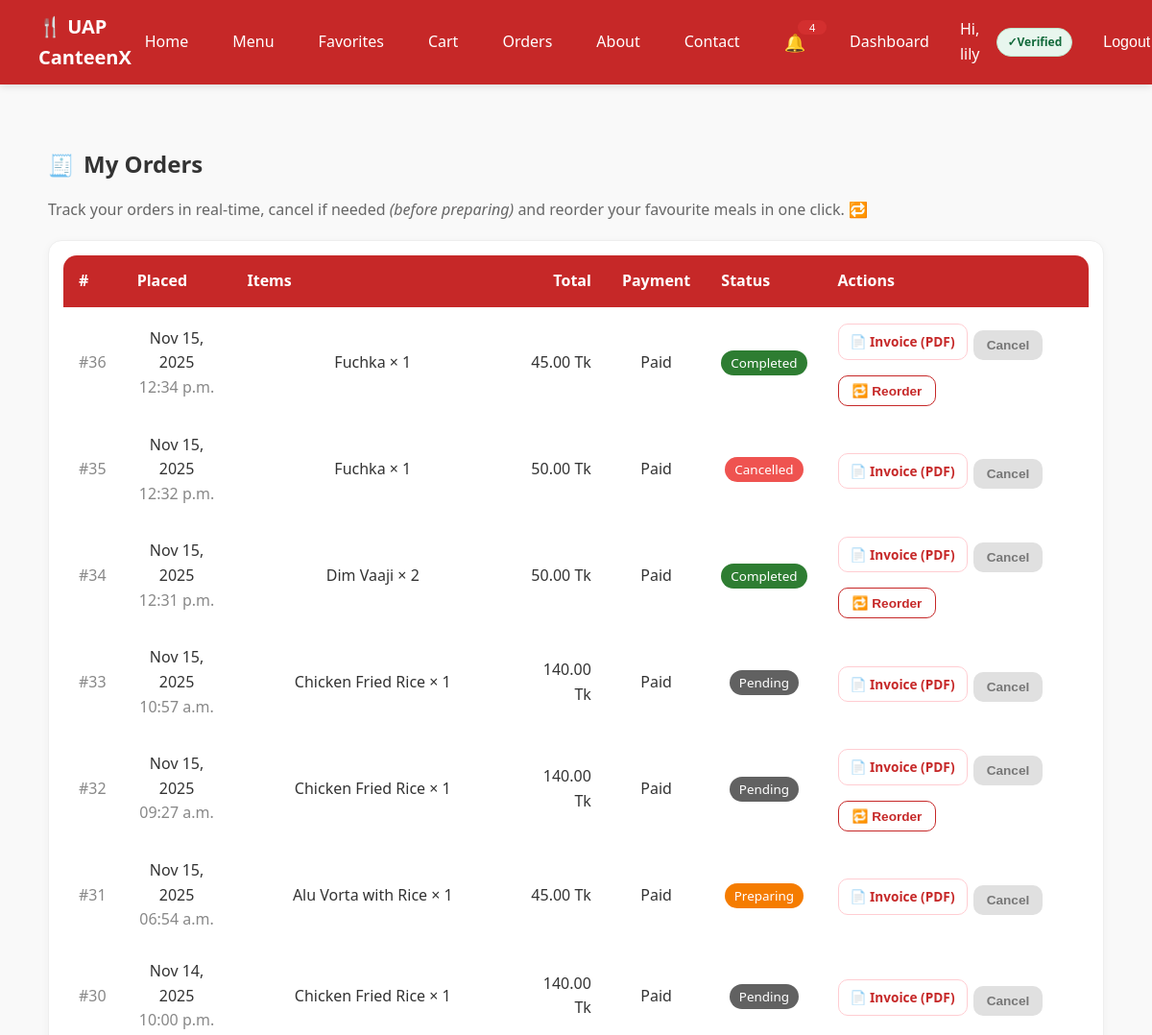
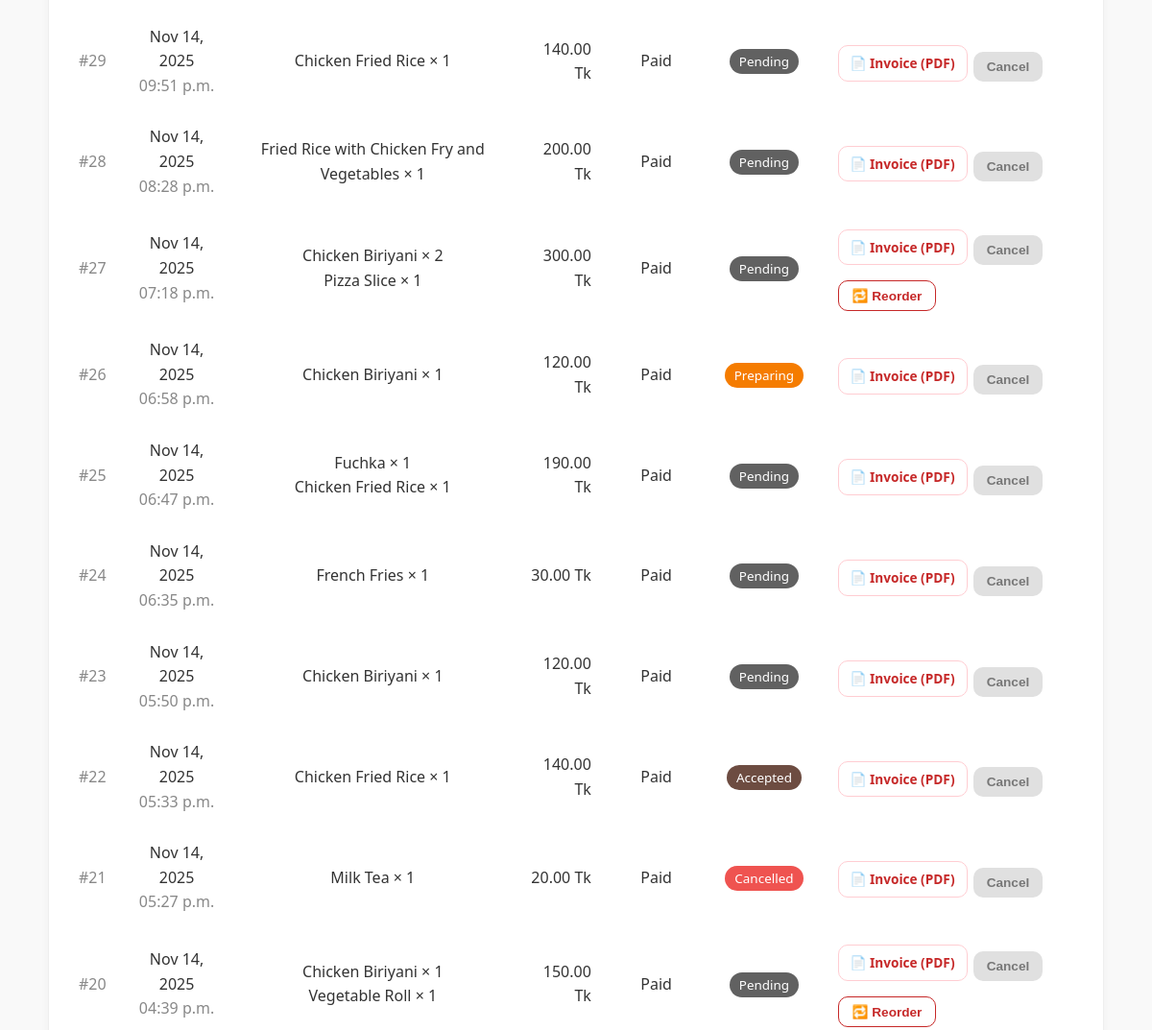
Before: /orders/ (signed in, upper part) with the older database file (2 pictures, top to bottom).
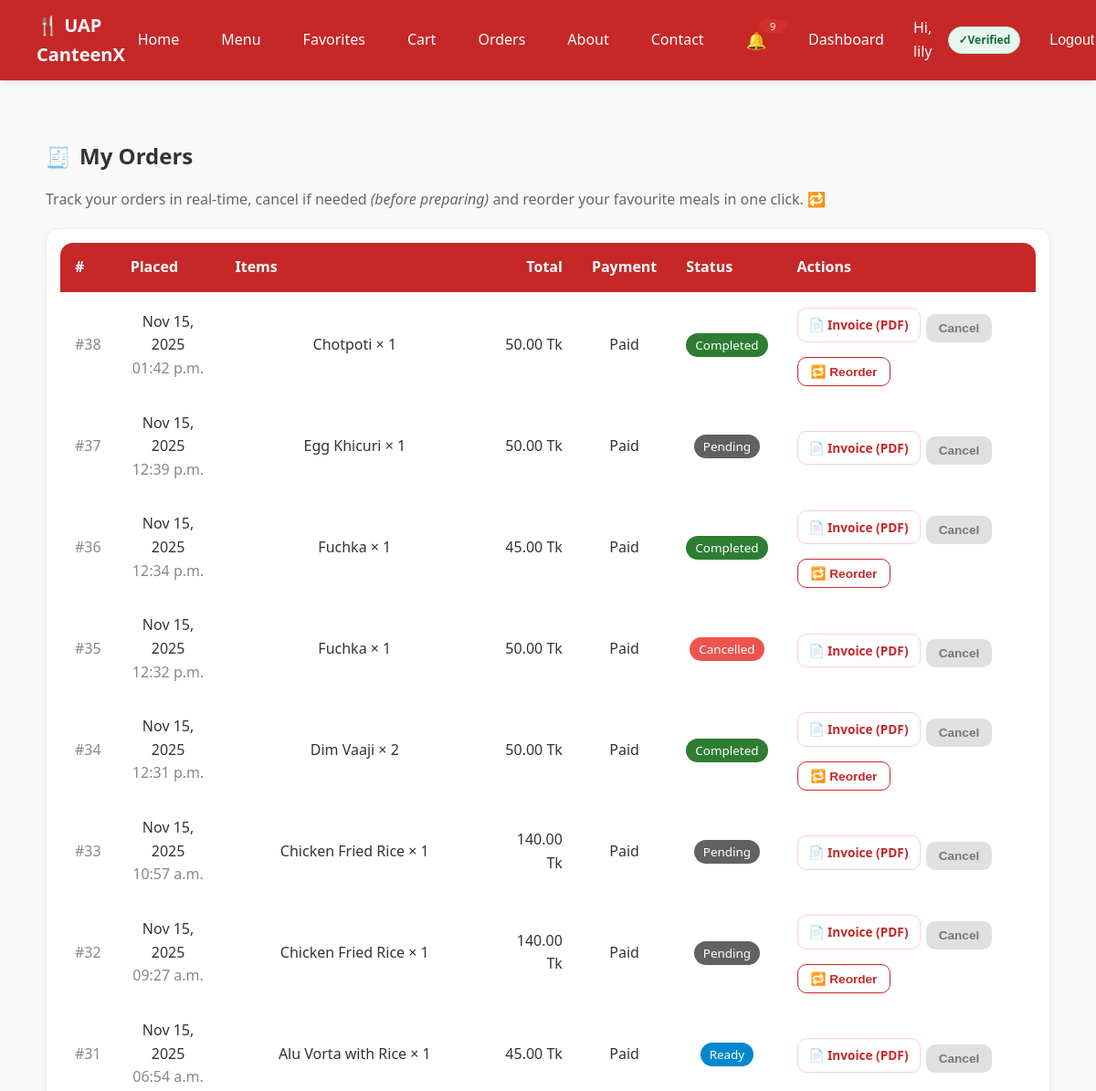
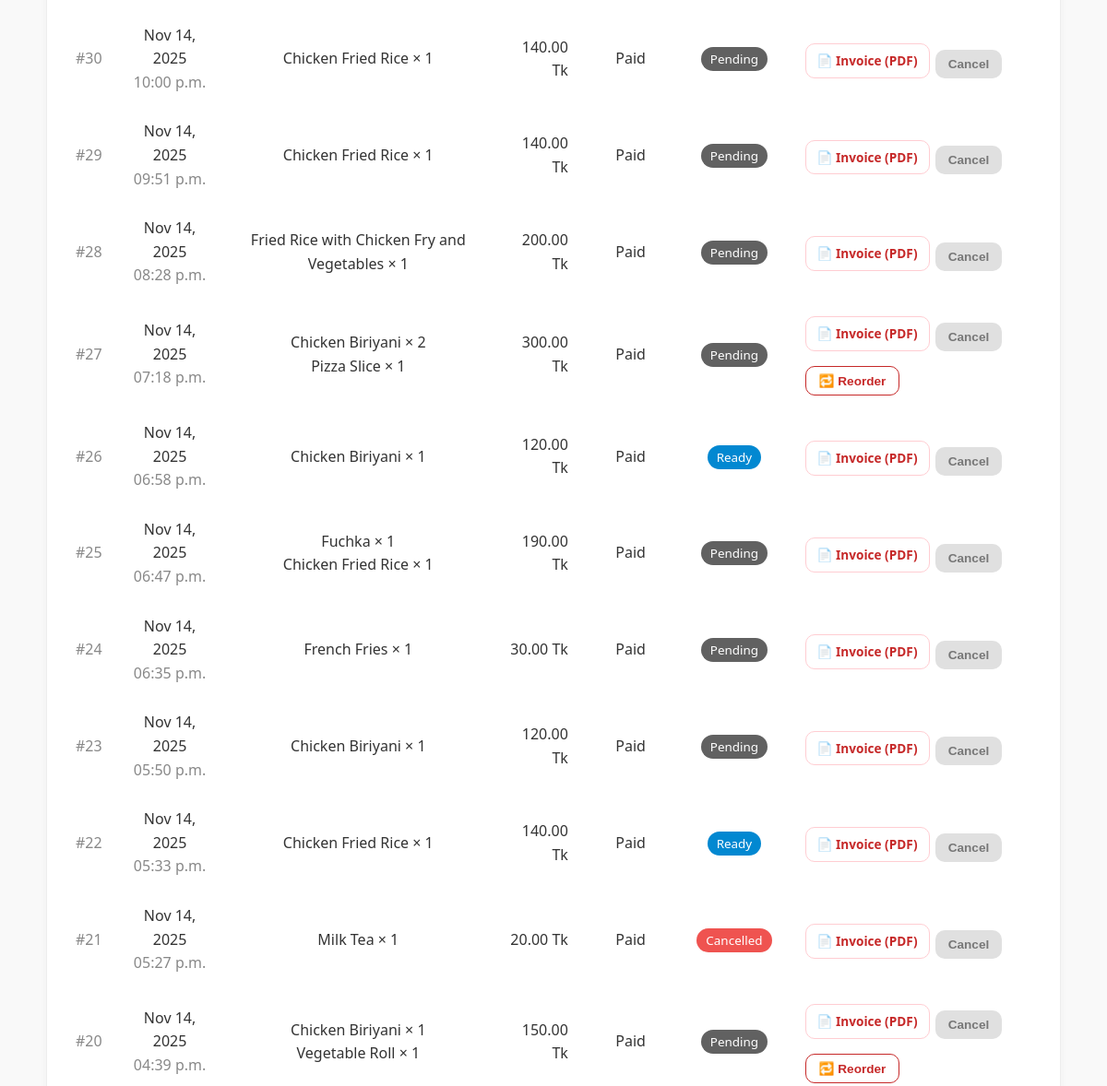
After: the same page with the newer database file (2 pictures, top to bottom).
### my_canteen/models.py (models this page shows, shortened)
class Order(models.Model):
    STATUS_CHOICES = [
        ('pending', 'Pending'),
        ('accepted', 'Accepted'),
        ('preparing', 'Preparing'),
        ('ready', 'Ready'),
        ('delivered', 'Delivered'),
        ('completed', 'Completed'),
        ('cancelled', 'Cancelled'),
    ]
    PAYMENT_STATUS_CHOICES = [('unpaid', 'Unpaid'), ('paid', 'Paid')]
    PAYMENT_METHOD_CHOICES = [
        ('cash', 'Cash'),
        ('mock_card', 'Mock Card'),
        ('stripe', 'Stripe'),
        ('sslcommerz', 'SSLCommerz'),
    ]
    user = models.ForeignKey(User, on_delete=models.CASCADE)
    total_price = models.DecimalField(max_digits=8, decimal_places=2)
    address = models.CharField(max_length=255)
    status = models.CharField(max_length=20, choices=STATUS_CHOICES, default='pending')
    payment_status = models.CharField(max_length=10, choices=PAYMENT_STATUS_CHOICES, default='unpaid')
    payment_method = models.CharField(max_length=10, choices=PAYMENT_METHOD_CHOICES, default='cash')
    created_at = models.DateTimeField(auto_now_add=True)

class OrderItem(models.Model):
    order = models.ForeignKey(Order, on_delete=models.CASCADE)
    item = models.ForeignKey(MenuItem, on_delete=models.CASCADE)
    quantity = models.PositiveIntegerField(default=1)
    unit_price = models.DecimalField(max_digits=6, decimal_places=2)

class MenuItem(models.Model):
    name = models.CharField(max_length=100)
    description = models.TextField(blank=True)
    price = models.DecimalField(max_digits=6, decimal_places=2)
    stock = models.PositiveIntegerField(default=0)
    image = models.ImageField(upload_to='menu/', blank=True, null=True)
    category = models.ForeignKey(Category, on_delete=models.CASCADE, null=True)
    is_active = models.BooleanField(default=True)
    is_popular = models.BooleanField(default=False)
    rating_avg = models.FloatField(default=0)
    rating_count = models.PositiveIntegerField(default=0)

### my_canteen/views.py (the view)
# urls.py: path("orders/", views.orders_page, name="orders"),
@login_required
def orders_page(request):
    profile = UserProfile.objects.select_related("user").get(user=request.user)
    role = get_role(request.user)
    if role in ["vendor", "admin"]:
        orders = Order.objects.all().order_by("-created_at")
    elif role == "staff":
        orders = Order.objects.filter(
            status__in=["accepted", "preparing"]
        ).order_by("-created_at")
    else:
        orders = Order.objects.filter(user=request.user).order_by("-created_at")
    cancelable_ids = {o.id for o in orders if can_user_cancel(o, request.user)}
    return render(
        request,
        "my_canteen/orders.html",
        {"orders": orders, "profile": profile, "cancelable_ids": cancelable_ids},
    )

### my_canteen/context_processors.py (called while the page is built)
def favorites_processor(request):
    if request.user.is_authenticated:
        fav_ids = Favorite.objects.filter(user=request.user).values_list('item_id', flat=True)
        return {"favorite_items": set(fav_ids)}
    return {"favorite_items": set()}

def cart_count(request):
    cart = request.session.get("cart", {})
    return {"cart_count": sum(cart.values())}

def notifications_context(request):
    if request.user.is_authenticated:
        unread_count = Notification.objects.filter(user=request.user, is_read=False).count()
    else:
        unread_count = 0
    return {
        "unread_notifications": unread_count
    }

### my_canteen/views.py (called while the page is built)
def get_role(user):
    try:
        return user.userprofile.role
    except UserProfile.DoesNotExist:
        return "guest"

def can_user_cancel(order, user) -> bool:
    role = get_role(user)
    if role not in {"student", "faculty", "guest"}:
        return False
    if order.user_id != user.id:
        return False
    return order.status in {"pending", "accepted"}

### my_canteen/templates/my_canteen/orders.html (shortened to what the changed rows need)
{% extends "my_canteen/base.html" %}
{% load static %}
{% block content %}
<section class="container" style="max-width: 1100px;">
  <div class="page-title" style="display:flex;align-items:center;gap:.6rem;margin:24px 0 12px;">
    <h2 style="margin:0;">My Orders</h2>
  </div>
  <div class="card" style="background:#fff;border:1px solid #eee;border-radius:14px;box-shadow:0 2px 10px rgba(0,0,0,.04);">
    <div class="table-wrap" style="overflow-x:auto;">
      <table style="width:100%;border-collapse:separate;border-spacing:0;">
        <thead style="background:#c62828;color:#fff;">
          <tr>
            <th style="padding:14px 16px;font-weight:600;text-align:left;border-top-left-radius:14px;">#</th>
            <th style="padding:14px 16px;font-weight:600;text-align:left;">Placed</th>
            <th style="padding:14px 16px;font-weight:600;text-align:left;">Items</th>
            <th style="padding:14px 16px;font-weight:600;text-align:right;">Total</th>
            <th style="padding:14px 16px;font-weight:600;text-align:left;">Payment</th>
            <th style="padding:14px 16px;font-weight:600;text-align:left;">Status</th>
            <th style="padding:14px 16px;font-weight:600;text-align:left;border-top-right-radius:14px;">Actions</th>
          </tr>
        </thead>
        <tbody>
          {% for order in orders %}
          <tr style="border-bottom:1px solid #f0f0f0;">
            <td style="padding:14px 16px;color:#888;">#{{ order.id }}</td>
            <td style="padding:14px 16px;">
              {{ order.created_at|date:"M d, Y" }}<br>
              <span style="color:#888;">{{ order.created_at|date:"h:i a" }}</span>
            </td>
            <td style="padding:14px 16px;">
              {% for oi in order.orderitem_set.all %}
                {{ oi.item.name }} × {{ oi.quantity }}<br>
              {% endfor %}
            </td>
            <td style="padding:14px 16px;text-align:right;">
              {{ order.total_price }} Tk
            </td>
            <td style="padding:14px 16px;">
              {{ order.payment_status|title }}
            </td>
            <td style="padding:14px 16px;">
              {% if order.status == 'completed' %}
                <span style="background:#2e7d32;color:#fff;padding:4px 10px;border-radius:999px;font-size:.84rem;">Completed</span>
              {% elif order.status == 'cancelled' %}
                <span style="background:#ef5350;color:#fff;padding:4px 10px;border-radius:999px;font-size:.84rem;">Cancelled</span>
              {% elif order.status == 'ready' %}
                <span style="background:#0288d1;color:#fff;padding:4px 10px;border-radius:999px;font-size:.84rem;">Ready</span>
              {% elif order.status == 'preparing' %}
                <span style="background:#f57c00;color:#fff;padding:4px 10px;border-radius:999px;font-size:.84rem;">Preparing</span>
              {% elif order.status == 'accepted' %}
                <span style="background:#6d4c41;color:#fff;padding:4px 10px;border-radius:999px;font-size:.84rem;">Accepted</span>
              {% else %}
                <span style="background:#616161;color:#fff;padding:4px 10px;border-radius:999px;font-size:.84rem;">Pending</span>
              {% endif %}
            </td>
            <td style="padding:14px 16px;">
              <div style="display:flex;flex-wrap:wrap;gap:6px;">
                <a href="{% url 'order_invoice_pdf' order.id %}"
                   class="btn"
                   style="background:#ffffff;color:#c62828;border:1px solid #ffcdd2;border-radius:10px;padding:7px 12px;font-size:.85rem;">
                  📄 Invoice (PDF)
                </a>
                {% if order.id in cancelable_ids %}
                  <form action="{% url 'user_order_cancel' order.id %}" method="post" style="display:inline;">
                    {% csrf_token %}
                    <button type="submit"
                            style="background:#d32f2f;color:#fff;border:none;border-radius:10px;padding:8px 14px;cursor:pointer;font-size:.85rem;">
                      Cancel
                    </button>
                  </form>
                {% else %}
                  <button type="button" disabled
                          title="You can cancel before preparing only"
                          style="background:#e0e0e0;color:#777;border:none;border-radius:10px;padding:8px 14px;font-size:.85rem;">
                    Cancel
                  </button>
                {% endif %}
                {% if order.status == "delivered" or order.status == "completed" %}
                  <form action="{% url 'reorder_order' order.id %}"
                        method="post"
                        style="display:inline;">
                    <button type="submit"
                            style="background:#ffffff;border:1px solid #c62828;color:#c62828;border-radius:10px;padding:7px 14px;cursor:pointer;font-size:.85rem;">
                      🔁 Reorder
                    </button>
                  </form>
                {% endif %}
              </div>
            </td>
          </tr>
          {% empty %}
          <tr>
            <td colspan="7" style="padding:28px;text-align:center;color:#777;">
              No orders yet.
            </td>
          </tr>
          {% endfor %}
        </tbody>
      </table>
    </div>
  </div>
</section>
{% endblock %}

### my_canteen/templates/my_canteen/base.html (shortened to what this page needs)
{% load static %}
<!DOCTYPE html>
<html lang="en">
<head>
  <link rel="stylesheet" href="{% static 'my_canteen/css/styles.css' %}"/>
</head>
<body>
  <nav class="navbar">
    <div class="logo">🍴 UAP CanteenX</div>
    <ul class="nav-links">
      <li><a href="{% url 'home' %}">Home</a></li>
      <li><a href="{% url 'menu' %}">Menu</a></li>
      <li><a href="{% url 'favorites' %}"> Favorites</a></li>
      <li>
        <a href="{% url 'cart' %}">
          Cart
        </a>
      </li>
      <li><a href="{% url 'orders' %}">Orders</a></li>
      <li><a href="{% url 'about' %}">About</a></li>
      <li><a href="{% url 'contact' %}">Contact</a></li>
      {% if user.is_authenticated %}
        <li style="position:relative;">
          <a href="{% url 'notifications' %}"
             style="display:inline-flex;align-items:center;justify-content:center;
                    font-size:18px;text-decoration:none;">
            🔔
          </a>
          {% if unread_notifications > 0 %}
            <span style="
              position:absolute;
              top:-4px;
              right:-8px;
              background:#d32f2f;
              color:#fff;
              font-size:11px;
              padding:2px 6px;
              border-radius:999px;
              line-height:1;
              min-width:18px;
              text-align:center;
            ">
              {{ unread_notifications }}
            </span>
          {% endif %}
        </li>
        <li><a href="{% url 'dashboard' %}">Dashboard</a></li>
        <li class="nav-user">Hi, {{ user.username }}</li>
        <li>
          {% if user.is_active %}
            <span class="badge badge-verified">Verified</span>
          {% else %}
            <span class="badge badge-unverified">Email not verified</span>
          {% endif %}
        </li>
        <li>
          <form action="{% url 'logout' %}" method="post" style="display:inline;">
            <button type="submit" class="link-like">Logout</button>
          </form>
        </li>
      {% else %}
        <li><a href="{% url 'login' %}">Login</a></li>
        <li><a class="btn" href="{% url 'signup' %}">Signup</a></li>
      {% endif %}
    </ul>
  </nav>
  <main class="container">
    {% block content %}{% endblock %}
  </main>
</body>
</html>

Changed rows visible on the page:
added Order: id "38", created_at "Nov 15, 2025", created_at "01:42 p.m.", total_price "50.00", payment_status "Paid", status "Completed", shows "Cancel"
added OrderItem: item.name "Chotpoti", quantity "1", shown under "38"
added Order: id "37", created_at "Nov 15, 2025", created_at "12:39 p.m.", total_price "50.00", payment_status "Paid", status "Pending", shows "Cancel"
added OrderItem: item.name "Egg Khicuri", quantity "1", shown under "37"
changed Order id 31: status "Preparing" → "Ready"
changed Order id 26: status "Preparing" → "Ready"
changed Order id 22: status "Accepted" → "Ready"
Other visible differences:
{{ unread_notifications }}: "4" → "9"
